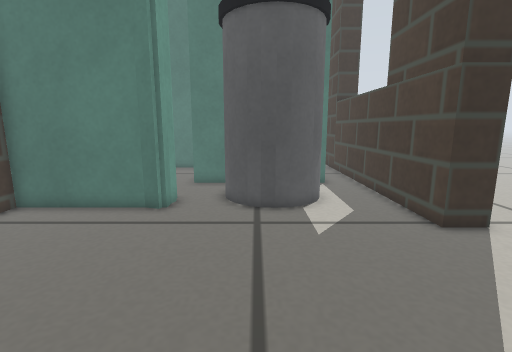
View 1 (above)

17 first-person views from a walk through a world built for the Gazebo simulator. The camera is 0.32 m above the floor, tilts 10° down and sees 85° across. The floor is counted in squares, 0.1 m on a side. Each view is taken from the middle of a square. On the plan, view 1 faces up. The plan holds only what a view shows up to about 20 squares ahead; the rest is blank. Robots are left out. Gazebo's built-in surfaces are drawn with simple patterns. Some stock models are drawn as simple stand-ins.

View 2
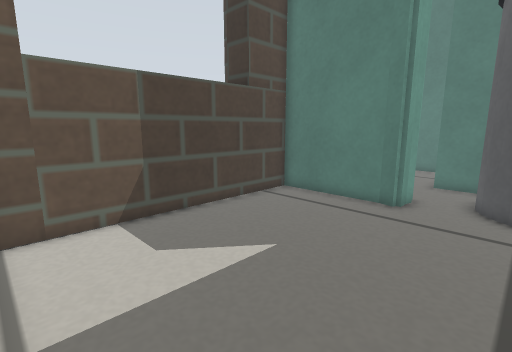

View 3
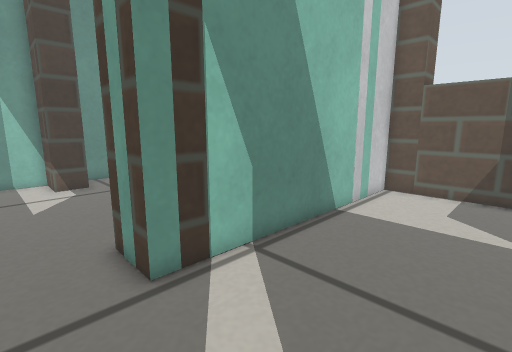

View 4
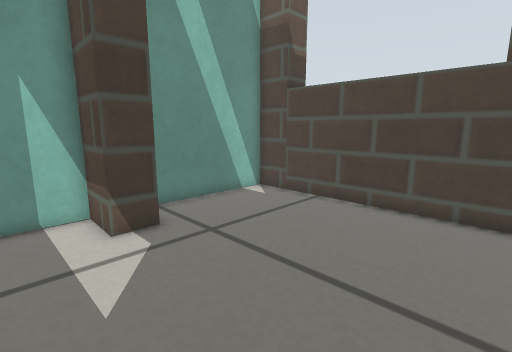

View 5
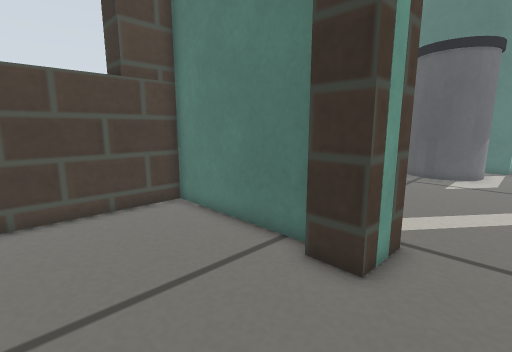

View 6
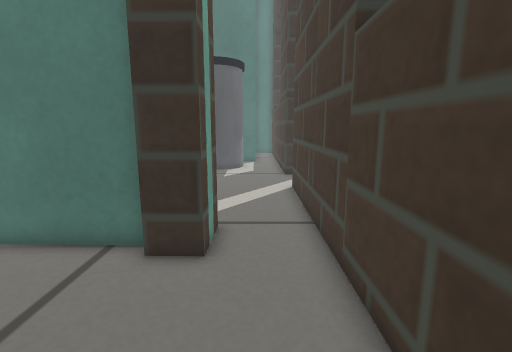

View 7
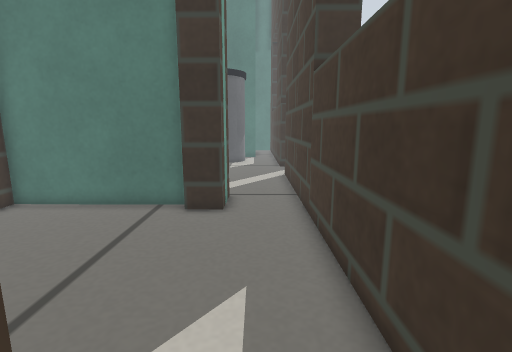

View 8
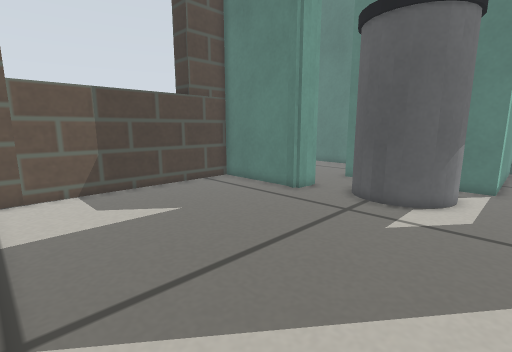

View 9
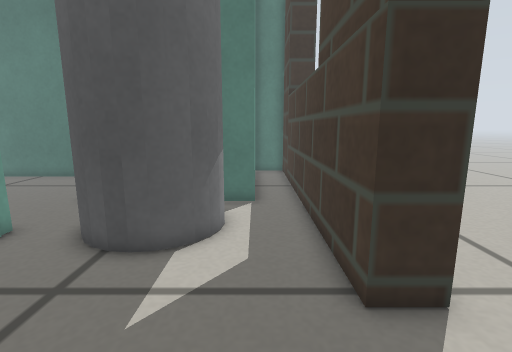

View 10
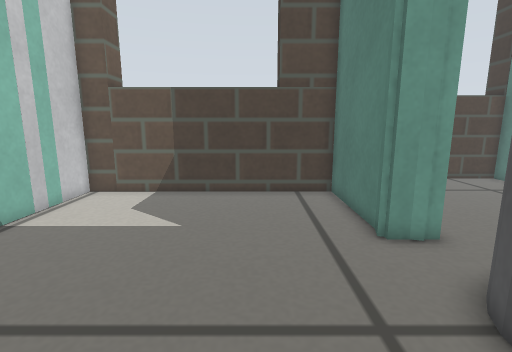

View 11
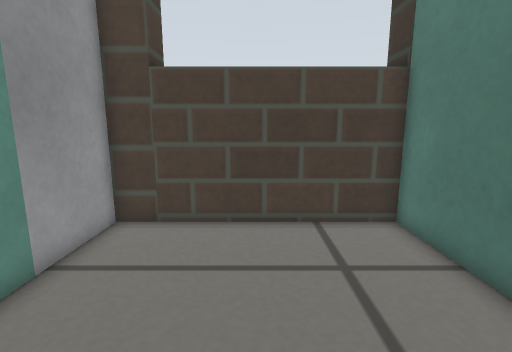

View 12
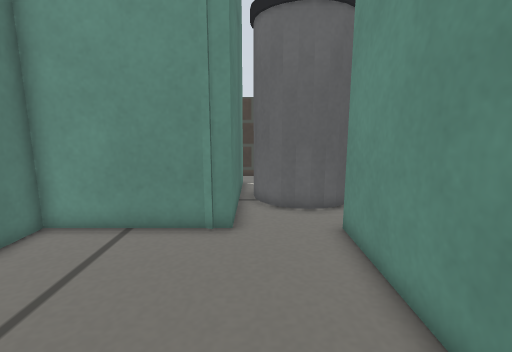

View 13
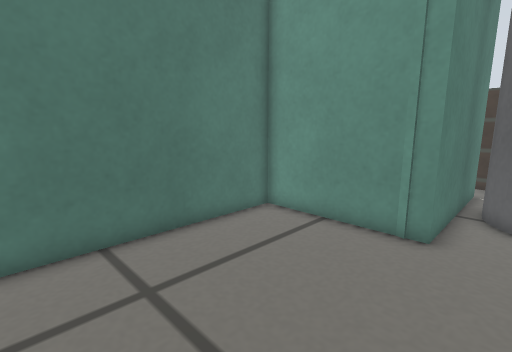

View 14
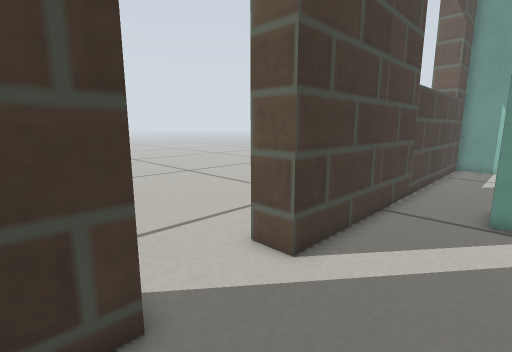

View 15
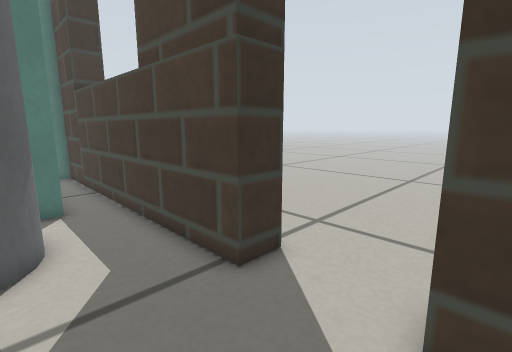

View 16
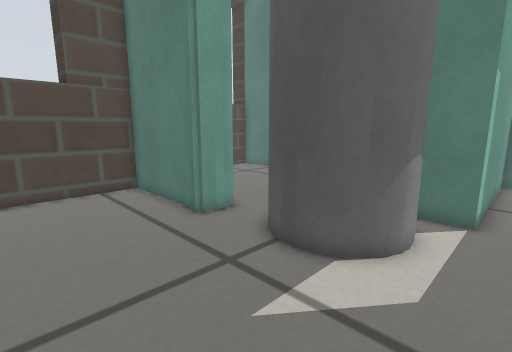

View 17
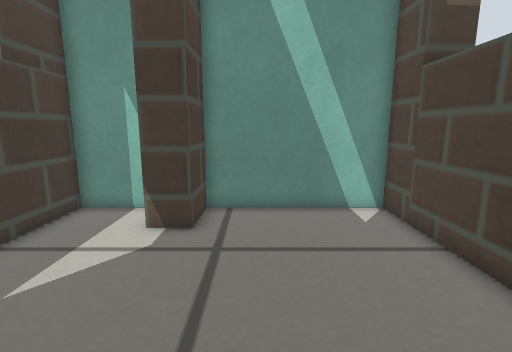

### Floor plan
Points are (right, up) in squares from view 1. A wall is a line through its corners. A room is listed if a view was taken in it or the views show most of it. See-through windows are left out.
Room 1 (views 1, 2, 3, 4, 5, 6, 7, 8, 9, 10, 14, 15, 16)
walls: (-3.7, 10.6) (-4.5, 10.8); (-4.4, 10.8) (-9.5, 10.8) (-9.5, -1.2) (2.8, -1.4) (2.7, -3.5); (-3.4, 11.8) (-3.6, 11.3); (6, 8.5) (6, 24.2) (4, 24.2) (4, 15.8) (-3.5, 15.8); (-3.5, 12.2) (-3.5, 10.7); (2.5, -12.5) (2.5, -14.7) (6, -14.7) (6, 4.7)
ways out: open door at (-3.5, 14) to room 2; open door at (2, -8) to room 3; open door at (6.5, 6)
Room 2 (views 11, 12, 13)
walls: (-3.5, 15.8) (-3.5, 21.7) (-14.6, 21.7); (-13, 21.9) (-13, 12.2) (-3.5, 12.2)
ways out: open door at (-3.5, 14) to room 1
Room 3 (view 17)
walls: (1.2, -2.8) (-6.1, -2.8) (-6.1, -14.7) (1, -14.7) (1, -12.5) (2.5, -12.5); (2.7, -3.5) (1.2, -3.5)
ways out: open door at (2, -8) to room 1

Positions as (right, up) in squares from view 1, and headings:
1: (0, 0), facing up
2: (0, -1), facing up-left
3: (5, 4), facing down-left
4: (5, -4), facing down-left
5: (5, -9), facing up-left
6: (4, -10), facing up
7: (4, -14), facing up
8: (5, -1), facing up-left
9: (4, 4), facing up
10: (4, 7), facing left
11: (-4, 17), facing left
12: (-12, 15), facing right
13: (-12, 14), facing up-right
14: (2, 10), facing down-right
15: (2, 4), facing up-right
16: (5, 5), facing up-left
17: (-1, -4), facing down
